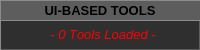
      <widget class="QWidget" name="wgUITools" native="true">
       <property name="minimumSize">
        <size>
         <width>0</width>
         <height>50</height>
        </size>
       </property>
       <property name="maximumSize">
        <size>
         <width>16777215</width>
         <height>50</height>
        </size>
       </property>
       <property name="styleSheet">
        <string notr="true">border-style: outset;
border-width: 1px;
border-color: rgb(93, 93, 93);</string>
       </property>
       <layout class="QHBoxLayout" name="horizontalLayout_22">
        <property name="spacing">
         <number>0</number>
        </property>
        <property name="leftMargin">
         <number>0</number>
        </property>
        <property name="topMargin">
         <number>0</number>
        </property>
        <property name="rightMargin">
         <number>0</number>
        </property>
        <property name="bottomMargin">
         <number>0</number>
        </property>
        <item>
         <layout class="QVBoxLayout" name="verLayUITools" stretch="0">
          <property name="spacing">
           <number>0</number>
          </property>
          <property name="leftMargin">
           <number>0</number>
          </property>
          <property name="topMargin">
           <number>0</number>
          </property>
          <property name="rightMargin">
           <number>0</number>
          </property>
          <property name="bottomMargin">
           <number>0</number>
          </property>
          <item>
           <widget class="QWidget" name="wgUITools_2" native="true">
            <property name="styleSheet">
             <string notr="true">background-color: rgb(47, 47, 47);</string>
            </property>
            <layout class="QHBoxLayout" name="horizontalLayout_23">
             <property name="spacing">
              <number>0</number>
             </property>
             <property name="leftMargin">
              <number>0</number>
             </property>
             <property name="topMargin">
              <number>0</number>
             </property>
             <property name="rightMargin">
              <number>0</number>
             </property>
             <property name="bottomMargin">
              <number>0</number>
             </property>
             <item>
              <layout class="QVBoxLayout" name="verLayUITools_2">
               <property name="spacing">
                <number>0</number>
               </property>
               <property name="leftMargin">
                <number>0</number>
               </property>
               <property name="topMargin">
                <number>0</number>
               </property>
               <property name="rightMargin">
                <number>0</number>
               </property>
               <property name="bottomMargin">
                <number>0</number>
               </property>
               <item>
                <widget class="QLabel" name="lblUIGridUITools">
                 <property name="minimumSize">
                  <size>
                   <width>0</width>
                   <height>20</height>
                  </size>
                 </property>
                 <property name="maximumSize">
                  <size>
                   <width>16777215</width>
                   <height>20</height>
                  </size>
                 </property>
                 <property name="font">
                  <font>
                   <pointsize>10</pointsize>
                   <weight>75</weight>
                   <bold>true</bold>
                   <underline>false</underline>
                  </font>
                 </property>
                 <property name="styleSheet">
                  <string notr="true">background-color: rgb(93, 93, 93);
border-width: 1px;
</string>
                 </property>
                 <property name="text">
                  <string>UI-BASED TOOLS</string>
                 </property>
                 <property name="alignment">
                  <set>Qt::AlignCenter</set>
                 </property>
                </widget>
               </item>
               <item>
                <widget class="QWidget" name="wgUITools_3" native="true">
                 <property name="styleSheet">
                  <string notr="true"/>
                 </property>
                 <layout class="QHBoxLayout" name="horizontalLayout_24">
                  <property name="spacing">
                   <number>0</number>
                  </property>
                  <property name="leftMargin">
                   <number>0</number>
                  </property>
                  <property name="topMargin">
                   <number>0</number>
                  </property>
                  <property name="rightMargin">
                   <number>0</number>
                  </property>
                  <property name="bottomMargin">
                   <number>0</number>
                  </property>
                  <item>
                   <layout class="QVBoxLayout" name="verLayUITools_3">
                    <property name="spacing">
                     <number>0</number>
                    </property>
                    <property name="leftMargin">
                     <number>10</number>
                    </property>
                    <property name="topMargin">
                     <number>4</number>
                    </property>
                    <property name="rightMargin">
                     <number>4</number>
                    </property>
                    <property name="bottomMargin">
                     <number>4</number>
                    </property>
                    <item alignment="Qt::AlignTop">
                     <widget class="QLabel" name="lblLoadedUITools">
                      <property name="minimumSize">
                       <size>
                        <width>0</width>
                        <height>20</height>
                       </size>
                      </property>
                      <property name="maximumSize">
                       <size>
                        <width>16777209</width>
                        <height>20</height>
                       </size>
                      </property>
                      <property name="font">
                       <font>
                        <pointsize>10</pointsize>
                        <weight>50</weight>
                        <italic>true</italic>
                        <bold>false</bold>
                        <strikeout>false</strikeout>
                        <stylestrategy>PreferDefault</stylestrategy>
                        <kerning>false</kerning>
                       </font>
                      </property>
                      <property name="styleSheet">
                       <string notr="true">color: rgb(255, 0, 0);
border-width: 0;</string>
                      </property>
                      <property name="text">
                       <string>- 0 Tools Loaded -</string>
                      </property>
                      <property name="alignment">
                       <set>Qt::AlignCenter</set>
                      </property>
                     </widget>
                    </item>
                   </layout>
                  </item>
                 </layout>
                </widget>
               </item>
              </layout>
             </item>
            </layout>
           </widget>
          </item>
         </layout>
        </item>
       </layout>
      </widget>
